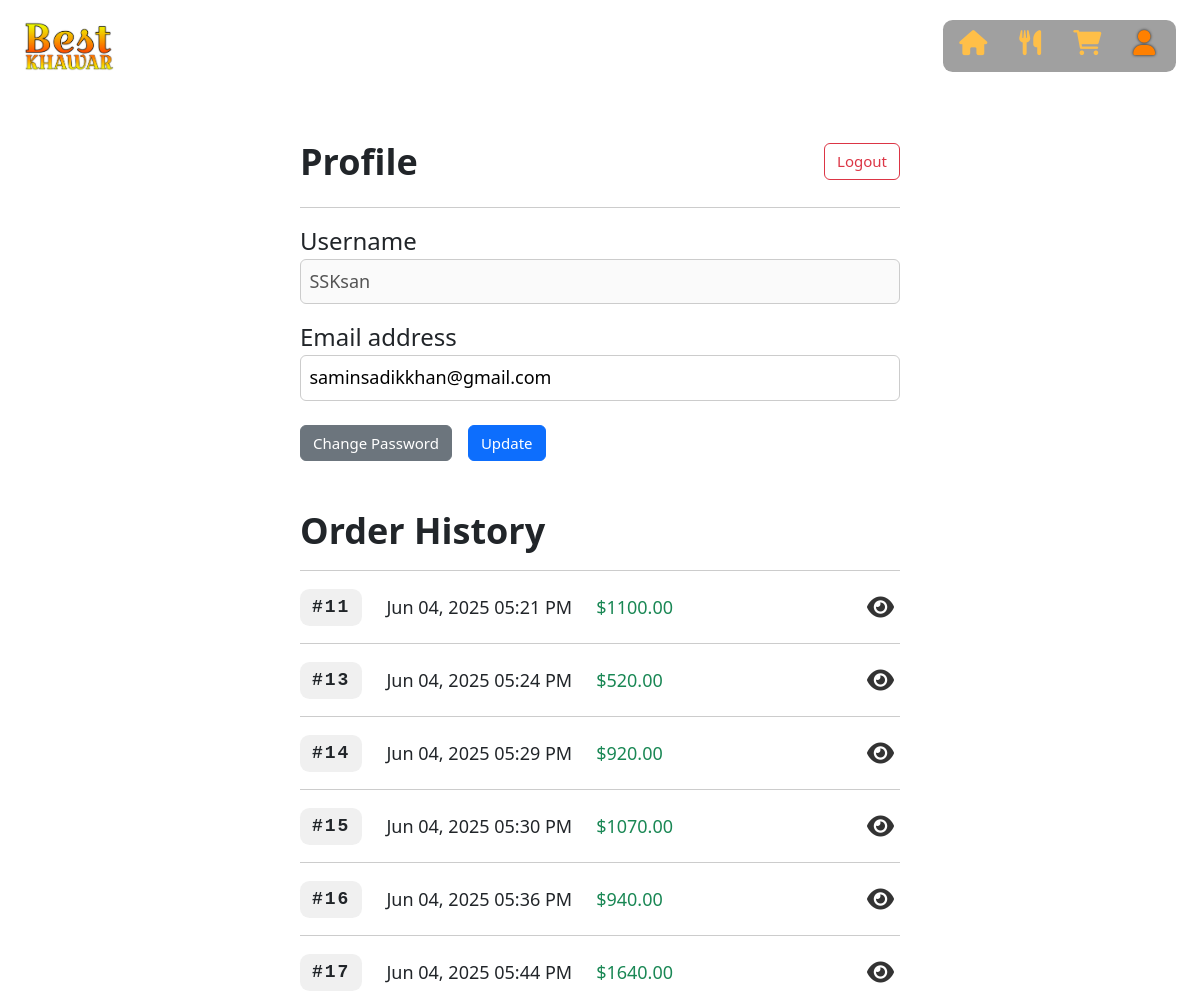
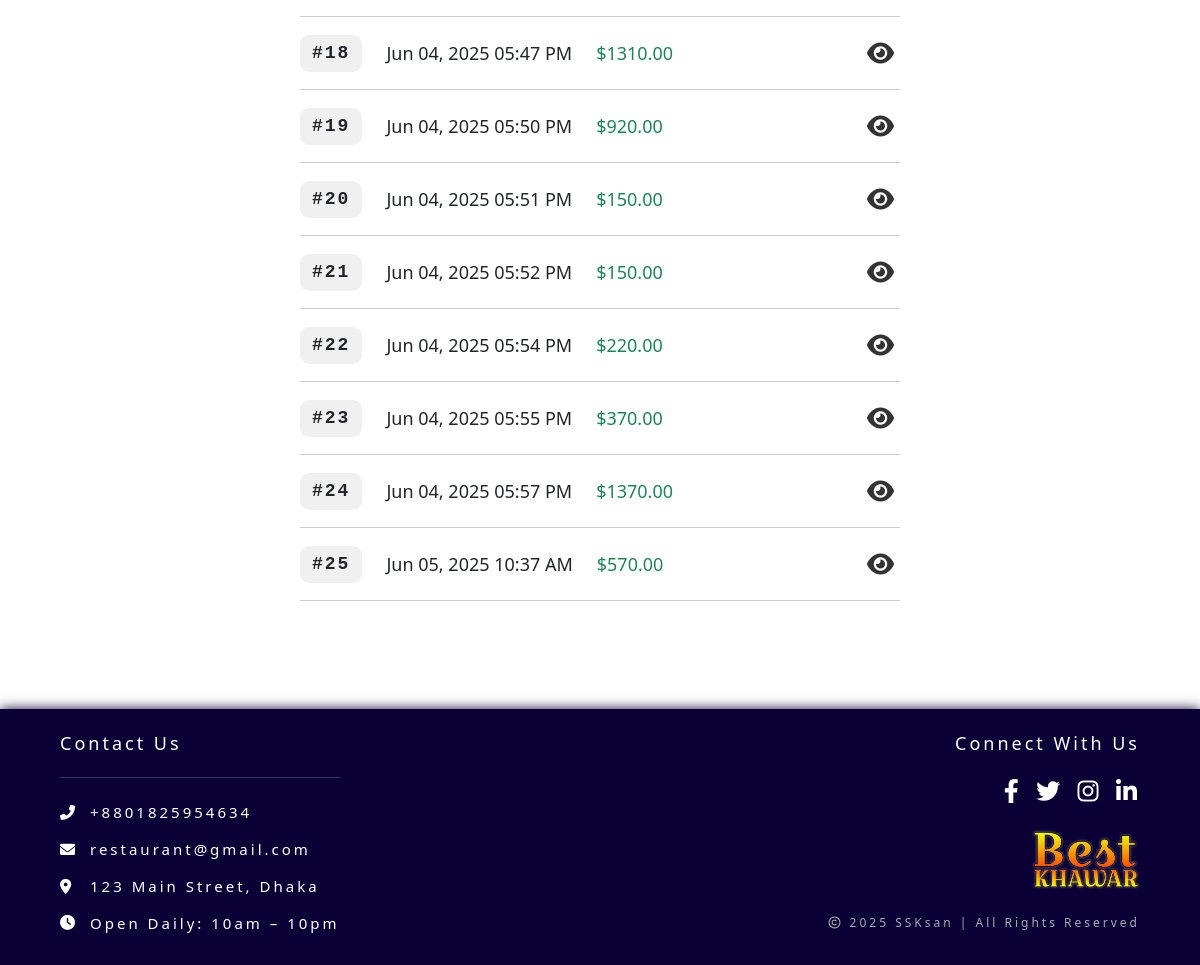
The app's page /account/profile/ (signed in) with its own data (2 pictures, top to bottom).
### orders/models.py (models this page shows, shortened)
class Order(models.Model):
    user = models.ForeignKey(User, on_delete=models.CASCADE)
    subtotal = models.DecimalField(max_digits=6, decimal_places=2, default=0)
    charge = models.DecimalField(max_digits=6, decimal_places=2, default=0)
    order_method = models.CharField(
        max_length=20,
        choices=[('delivery', 'Delivery'), ('pickup', 'Pickup')],
        default='delivery'
    )
    payment_method = models.CharField(
        max_length=20,
        choices=[('cash', 'Cash'), ('digital', 'Bkash')],
        default='cash'
    )
    status = models.CharField(
        max_length=20,
        choices=[('pending', 'Pending'), ('completed', 'Completed')],
        default='pending'
    )
    contact = models.CharField(max_length=20)
    address = models.TextField(blank=True, null=True)
    note = models.TextField(blank=True, null=True)
    orderTime = models.DateTimeField(auto_now_add=True)

### accounts/views.py (the view)
# urls.py: path('profile/', views.profile, name='profile')
@login_required
def profile(request):
    user = request.user
    orders = Order.objects.filter(user=user)
    email = user.email
    if request.method == 'POST':
        user_form = forms.EmailChangeForm(request.POST, instance=user)
        pass_form = forms.PassChangeForm(user, request.POST)
        if user_form.is_valid():
            if email != user.email:
                messages.success(request, 'Email changed successfully!')
                user_form.save()
        else:
            messages.error(request, 'Email change failed! Please try again.')
        if pass_form.is_valid():
            pass_form.save()
            update_session_auth_hash(request, pass_form.user)
            messages.success(request, 'Password changed successfully!')
        elif request.POST.get('old_password') or request.POST.get('new_password1'):
            messages.error(request, 'Password change failed! Please try again.')
            for field in pass_form.errors:
                for error in pass_form.errors[field]:
                    messages.error(request, error)
        return redirect('profile')
    else:
        user_form = forms.EmailChangeForm(instance=user)
        pass_form = forms.PassChangeForm(user)
    return render(request, 'profile.html',
                  {
                      'user': user,
                      'orders': orders,
                      'user_form': user_form,
                      'password_form': pass_form
                  }
           )

### accounts/forms.py (shortened to what this page needs)
class EmailChangeForm(UserChangeForm):
    class Meta:
        model = User
        fields = ('username', 'email',)
    username = forms.CharField(disabled=True)
    password = None

class PassChangeForm(PasswordChangeForm):
    new_password2 = None

### accounts/templates/profile.html (shortened to what this page needs)
{% extends 'base.html' %}
{% load static %}
{% block content %}
<link rel="stylesheet" href="{% static 'css/profile.css' %}">
<div class="container profile-page">
  <form method="POST">
    <div class="profile-section">
      <div class=" profile-header d-flex justify-content-between align-items-center">
        <h2 class="section-title m-0">Profile</h2>
        <a href="{% url 'signout' %}" class="btn btn-outline-danger">Logout</a>
      </div>
      {% for f in user_form %}
        <label>{{ f.label }}</label>
        {{ f }}
      {% endfor %}
      <div class="btn-row d-flex align-items-center gap-3">
        <label for="toggle-password" class="btn btn-secondary toggle-label">Change Password</label>
        <button type="submit" class="btn btn-primary update-btn">Update</button>
      </div>
    </div>
  </form>
  {% if orders %}
  <div class="orders-section">
    <h2 class="section-title">Order History</h2>
    {% for order in orders %}
    <div class="order-item d-flex align-items-center justify-content-between">
      <div class="order-info d-flex align-items-center gap-4">
        <span class="order-id">#{{ order.id }}</span>
        <span>{{ order.orderTime|date:"M d, Y" }} {{ order.orderTime|date:"h:i A" }}</span>
        <span class="text-success">${{ order.subtotal }}</span>
      </div>
      <a href="{% url 'order_detail' order.id %}" class="view-details-btn"><i class="fas fa-eye"></i></a>
    </div>
    {% endfor %}
  </div>
  {% else %}
  <h1 class="section-title text-muted my-5">No Order History</h1>
  {% endif %}
</div>
{% endblock %}

### static/css/base.css (style rules this page uses)
:root { --light-color: #fff; --muted-color: #ccc; --dark-color: #1a1a1a; --icon-main-color: #ffbf48; --icon-active-color: #ff8000; --icon-hover-color: #ff3665; --navbar-bg-color: #1a1a1a69; --footer-bg-color: #0b0036; }
* { margin: 0; padding: 0; box-sizing: border-box; }
body { font-family: 'Arial', sans-serif; min-height: 100vh; display: flex; flex-direction: column; }

### static/css/profile.css (style rules this page uses)
.profile-page { max-width: 60vw; margin: 4vw auto; padding: 5vw; padding-top: 0; }
.section-title { font-size: 3vw; font-weight: bold; }
.profile-header { padding-bottom: 2vw; gap: 2vw; border-bottom: 1px solid #ccc }
.btn { font-size: 1.25vw; padding: 0.5vw 1vw; margin-top: 2vw; }
.btn.btn-outline-danger { margin-top: 0; }
label { font-weight: 500; font-size: 2vw; margin-top: 1.2vw; display: block; }
input { width: 100%; padding: 0.7vw; font-size: 1.5vw; border: 1px solid #ccc; border-radius: 0.5vw; }
.orders-section .section-title { margin-block: 4vw 0; padding-bottom: 1.5vw; border-bottom: 1px solid #ccc; }
.order-item { font-size: 1.5vw; padding: 1vw 0; border-bottom: 1px solid #ccc; }
.order-id { background-color: #f0f0f0; padding: 0.4vw 1vw; font-weight: 600; border-radius: min(1vw, 0.6rem); min-width: 5vw; letter-spacing: 2px; text-align: center; font-family: monospace; }
.view-details-btn { font-size: 2vw; color: #333; padding: 0.5vw; }

### records on screen
Order: id "11", orderTime "Jun 04, 2025", orderTime "05:21 PM", subtotal "1100.00"
Order: id "13", orderTime "Jun 04, 2025", orderTime "05:24 PM", subtotal "520.00"
Order: id "14", orderTime "Jun 04, 2025", orderTime "05:29 PM", subtotal "920.00"
Order: id "15", orderTime "Jun 04, 2025", orderTime "05:30 PM", subtotal "1070.00"
Order: id "16", orderTime "Jun 04, 2025", orderTime "05:36 PM", subtotal "940.00"
Order: id "17", orderTime "Jun 04, 2025", orderTime "05:44 PM", subtotal "1640.00"
Order: id "18", orderTime "Jun 04, 2025", orderTime "05:47 PM", subtotal "1310.00"
Order: id "19", orderTime "Jun 04, 2025", orderTime "05:50 PM", subtotal "920.00"
Order: id "20", orderTime "Jun 04, 2025", orderTime "05:51 PM", subtotal "150.00"
Order: id "21", orderTime "Jun 04, 2025", orderTime "05:52 PM", subtotal "150.00"
Order: id "22", orderTime "Jun 04, 2025", orderTime "05:54 PM", subtotal "220.00"
Order: id "23", orderTime "Jun 04, 2025", orderTime "05:55 PM", subtotal "370.00"
Order: id "24", orderTime "Jun 04, 2025", orderTime "05:57 PM", subtotal "1370.00"
Order: id "25", orderTime "Jun 05, 2025", orderTime "10:37 AM", subtotal "570.00"

### other values on screen
{{ f.label }} "Username" "Email address"
